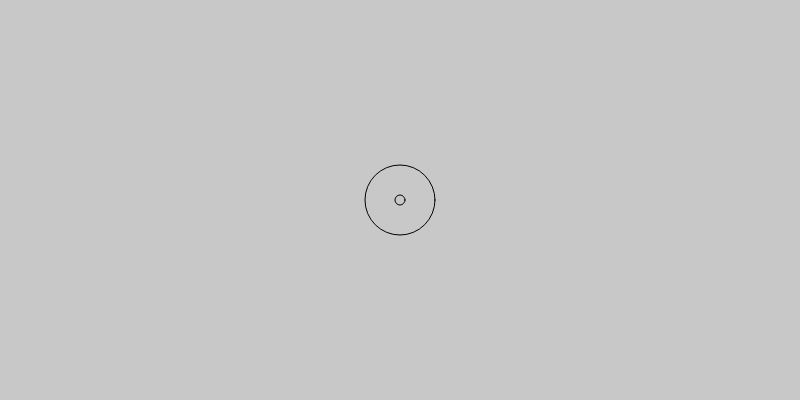
Frame 1 (no input)
Frame 60 (no input): identical to frame 1, image omitted
Frame 120 (the mouse pressed at the canvas centre since frame 60): identical to frame 1, image omitted

The p5.js sketch that drew this single still picture (run headless with seeded random() and noise() and a simulated clock; from frame 60 on, the mouse is pressed at the canvas centre):

// p5.js sketch
// ── sketch.js
// to create variable --> "var"

var myFirstVar;


function setup() {
createCanvas(800, 400);
background(200);

noFill();

myFirstVar = 70;
translate(400,200);
ellipse(0, 0, myFirstVar, myFirstVar);

mySecondVar = myFirstVar - 60;
ellipse(0, 0, mySecondVar, mySecondVar);


}



function draw() {

}
